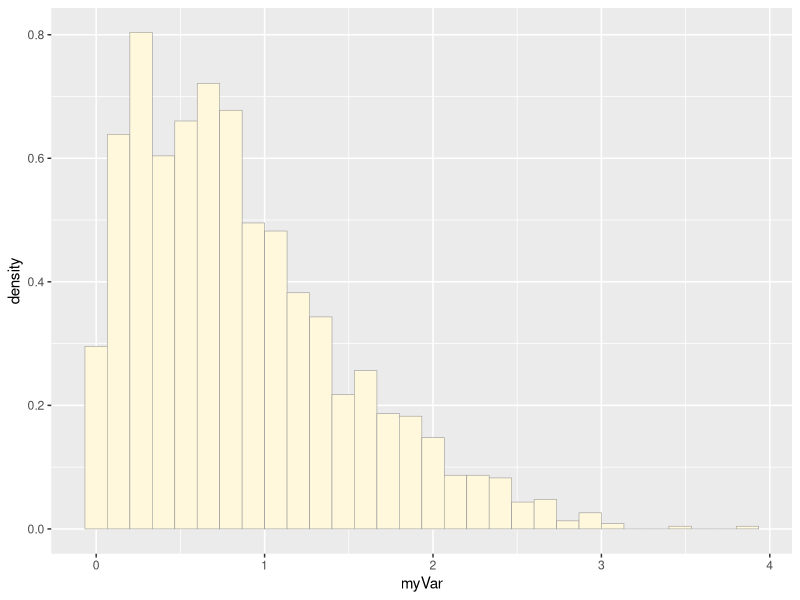
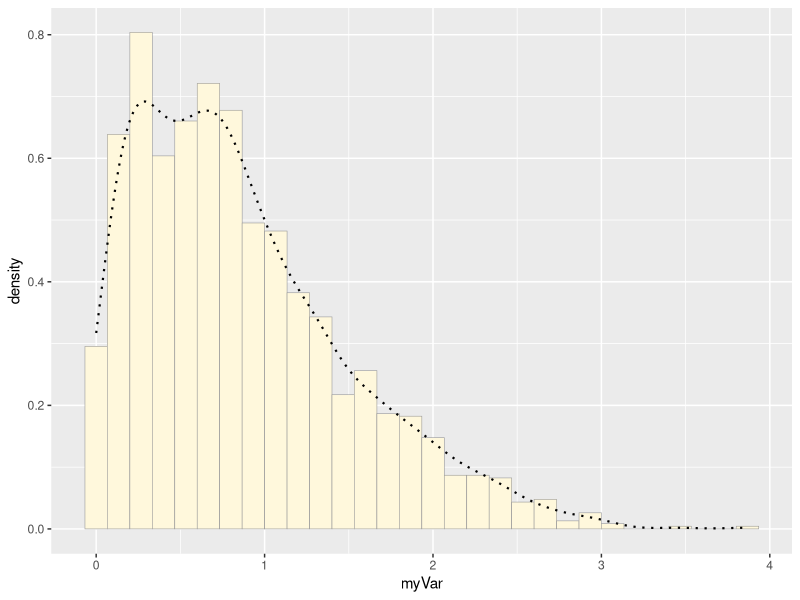
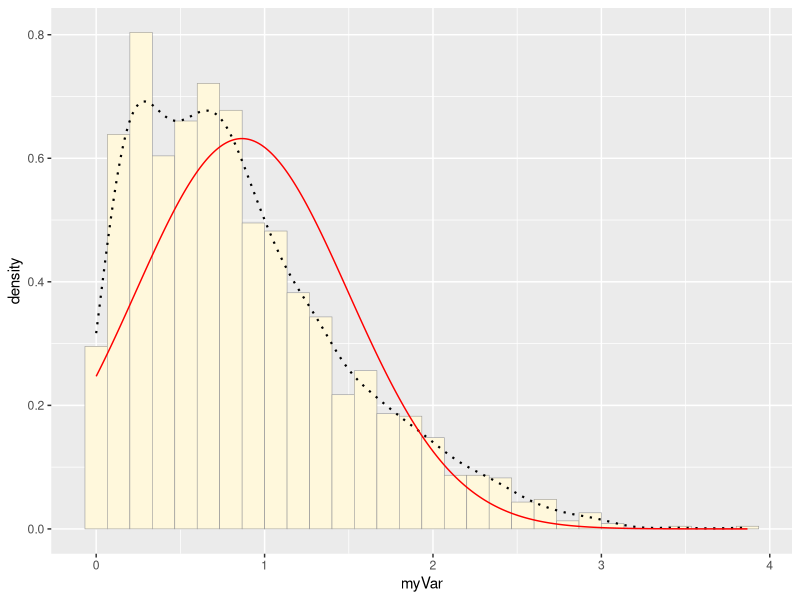
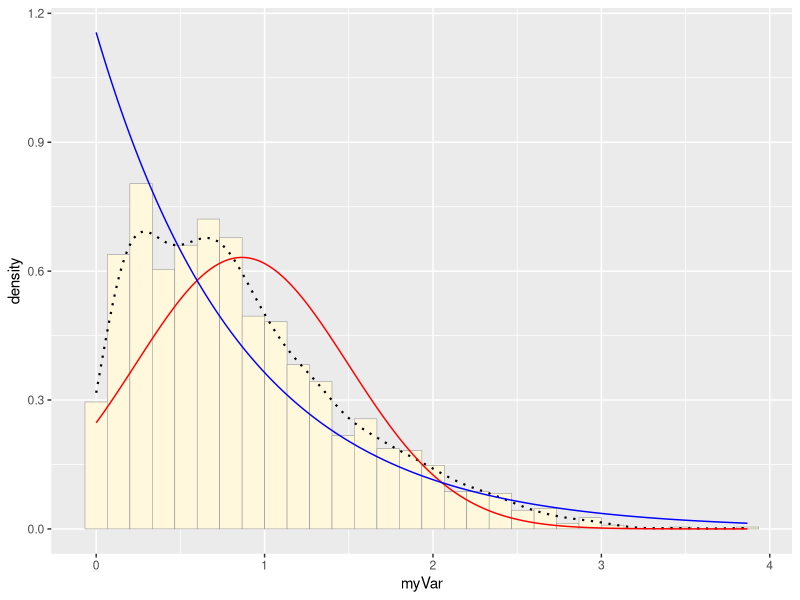
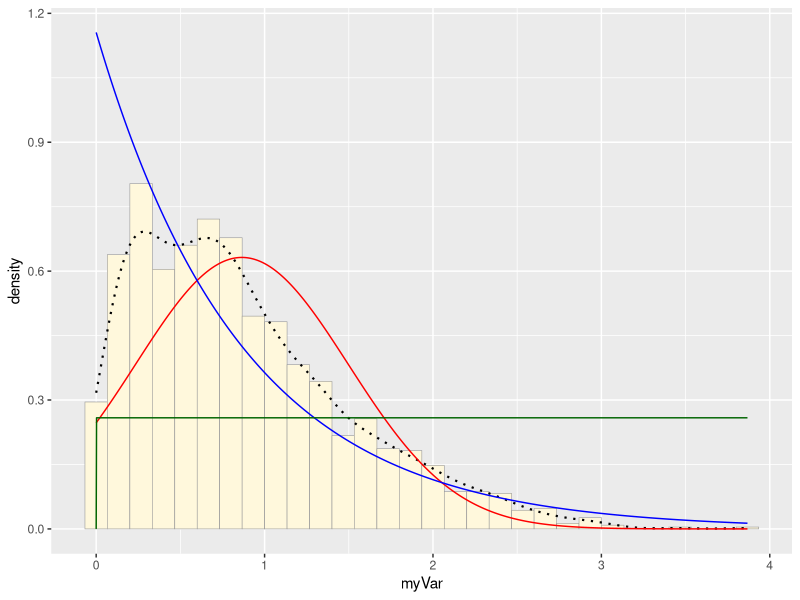
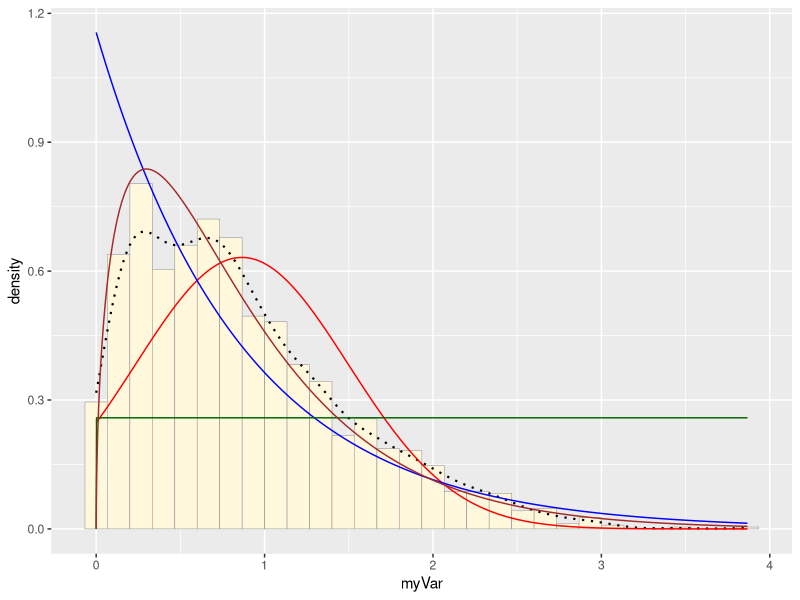
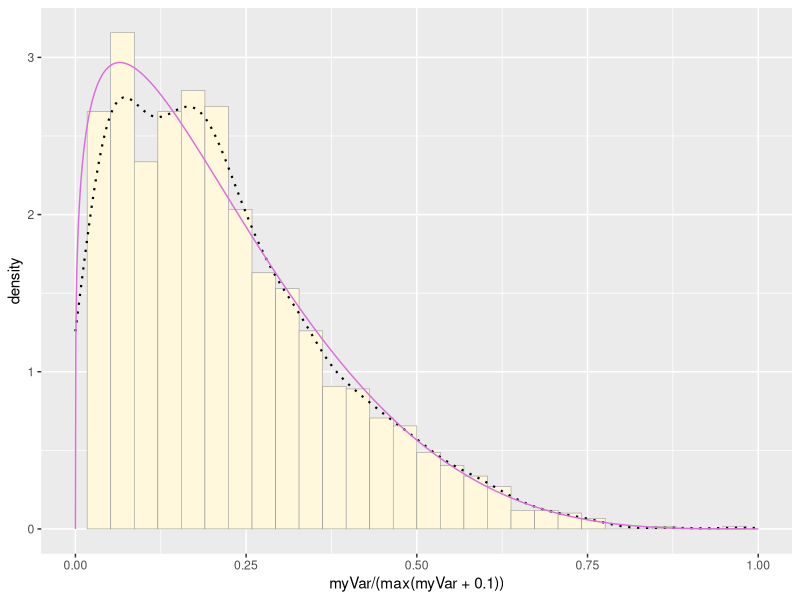
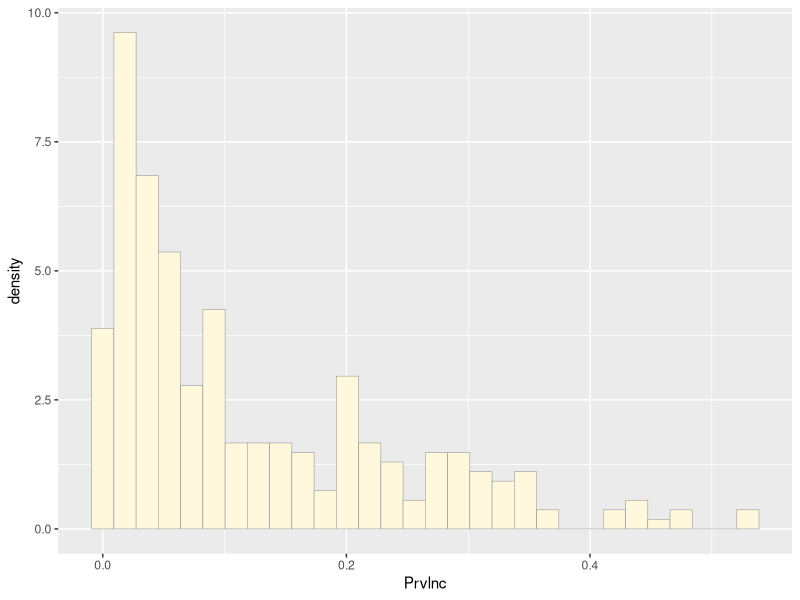

Here is the R script that generated these plots, in order: (Note: this script raises an error after producing the figures.)
## ---- chunk 1
library(ggplot2) # for graphics
library(MASS) # for maximum likelihood estimation
## ---- chunk 2
# quick and dirty, a truncated normal distribution to work on the solution set

z <- rnorm(n=3000,mean=0.2)
z <- data.frame(1:3000,z)
names(z) <- list("ID","myVar")
z <- z[z$myVar>0,]
str(z)
summary(z$myVar)
## ---- chunk 3
p1 <- ggplot(data=z, aes(x=myVar, y=..density..)) +
  geom_histogram(color="grey60",fill="cornsilk",size=0.2) 
print(p1)
## ---- chunk 4
p1 <-  p1 +  geom_density(linetype="dotted",size=0.75)
print(p1)
## ---- chunk 5
normPars <- fitdistr(z$myVar,"normal")
print(normPars) # provides mean and sd
str(normPars) # is a list of 5
normPars$estimate["mean"] # note structure of getting a named attribute
## ---- chunk 6
meanML <- normPars$estimate["mean"]
sdML <- normPars$estimate["sd"]

xval <- seq(0,max(z$myVar),len=length(z$myVar))

 stat <- stat_function(aes(x = xval, y = ..y..), fun = dnorm, colour="red", n = length(z$myVar), args = list(mean = meanML, sd = sdML))
 p1 + stat
## ---- chunk 7
expoPars <- fitdistr(z$myVar,"exponential")
rateML <- expoPars$estimate["rate"]

stat2 <- stat_function(aes(x = xval, y = ..y..), fun = dexp, colour="blue", n = length(z$myVar), args = list(rate=rateML))
 p1 + stat + stat2
## ---- chunk 8
stat3 <- stat_function(aes(x = xval, y = ..y..), fun = dunif, colour="darkgreen", n = length(z$myVar), args = list(min=min(z$myVar), max=max(z$myVar)))
 p1 + stat + stat2 + stat3
## ---- chunk 9
gammaPars <- fitdistr(z$myVar,"gamma")
shapeML <- gammaPars$estimate["shape"]
rateML <- gammaPars$estimate["rate"]

stat4 <- stat_function(aes(x = xval, y = ..y..), fun = dgamma, colour="brown", n = length(z$myVar), args = list(shape=shapeML, rate=rateML))
 p1 + stat + stat2 + stat3 + stat4
## ---- chunk 10
pSpecial <- ggplot(data=z, aes(x=myVar/(max(myVar + 0.1)), y=..density..)) +
  geom_histogram(color="grey60",fill="cornsilk",size=0.2) + 
  xlim(c(0,1)) +
  geom_density(size=0.75,linetype="dotted")

betaPars <- fitdistr(x=z$myVar/max(z$myVar + 0.1),start=list(shape1=1,shape2=2),"beta")
shape1ML <- betaPars$estimate["shape1"]
shape2ML <- betaPars$estimate["shape2"]

statSpecial <- stat_function(aes(x = xval, y = ..y..), fun = dbeta, colour="orchid", n = length(z$myVar), args = list(shape1=shape1ML,shape2=shape2ML))
pSpecial + statSpecial
## ---- chunk 11
library(ggplot2) # for graphics
library(MASS) # for maximum likelihood estimation
## ---- chunk 12
# load in data
z <- read.table("mydata.csv",header=TRUE,sep=",")
head(z)
str(z)
summary(z)
## ---- chunk 13
p1 <- ggplot(data=z, aes(x=Prvlnc, y=..density..)) +
  geom_histogram(color="grey60",fill="cornsilk",size=0.2) 
print(p1)
## ---- chunk 14
p1 <-  p1 +  geom_density(linetype="dotted",size=0.75)
print(p1)
## ---- chunk 15
normPars <- fitdistr(z$Prvlnc,"normal")
print(normPars) # provides mean and sd
str(normPars) # is a list of 5
normPars$estimate["mean"] # note structure of getting a named attribute
## ---- chunk 16
meanML <- normPars$estimate["mean"]
sdML <- normPars$estimate["sd"]

xval <- seq(0,max(z$Prvlnc),len=length(z$Prvlnc))

stat <- stat_function(aes(x = xval, y = ..y..), fun = dnorm, colour="red", n = length(z$myVar), args = list(mean = meanML, sd = sdML))
 p1 + stat
## ---- chunk 17
expoPars <- fitdistr(z$Prvlnc,"exponential")
rateML <- expoPars$estimate["rate"]

stat2 <- stat_function(aes(x = xval, y = ..y..), fun = dexp, colour="blue", n = length(z$Prvlnc), args = list(rate=rateML))
 p1 + stat + stat2
## ---- chunk 18
stat3 <- stat_function(aes(x = xval, y = ..y..), fun = dunif, colour="darkgreen", n = length(z$Prvlnc), args = list(min=min(z$Prvlnc), max=max(z$Prvlnc)))
p1 + stat + stat2 + stat3
## ---- chunk 19
is.finite(z$Prvlnc)
gammaPars <- fitdistr(z$Prvlnc,"gamma")
shapeML <- gammaPars$estimate["shape"]
rateML <- gammaPars$estimate["rate"]

stat4 <- stat_function(aes(x = xval, y = ..y..), fun = dgamma, colour="brown", n = length(z$Prvlnc), args = list(shape=shapeML, rate=rateML))
 p1 + stat + stat2 + stat3 + stat4
## ---- chunk 20
pSpecial <- ggplot(data=z, aes(x=Prvlnc/(max(Prvlnc + 0.1)), y=..density..)) +
  geom_histogram(color="grey60",fill="cornsilk",size=0.2) + 
  xlim(c(0,1)) +
  geom_density(size=0.75,linetype="dotted")

betaPars <- fitdistr(x=z$Prvlnc/max(z$Prvlnc + 0.1),start=list(shape1=1,shape2=2),"beta")
shape1ML <- betaPars$estimate["shape1"]
shape2ML <- betaPars$estimate["shape2"]

statSpecial <- stat_function(aes(x = xval, y = ..y..), fun = dbeta, colour="orchid", n = length(z$myVar), args = list(shape1=shape1ML,shape2=shape2ML))
pSpecial + statSpecial
## ---- chunk 21
normPars <- fitdistr(z$Prvlnc,"normal")
print(normPars) # provides mean and sd
str(normPars) # is a list of 5
normPars$estimate["mean"] # note structure of getting a named attribute

# simData <- 0:1 
